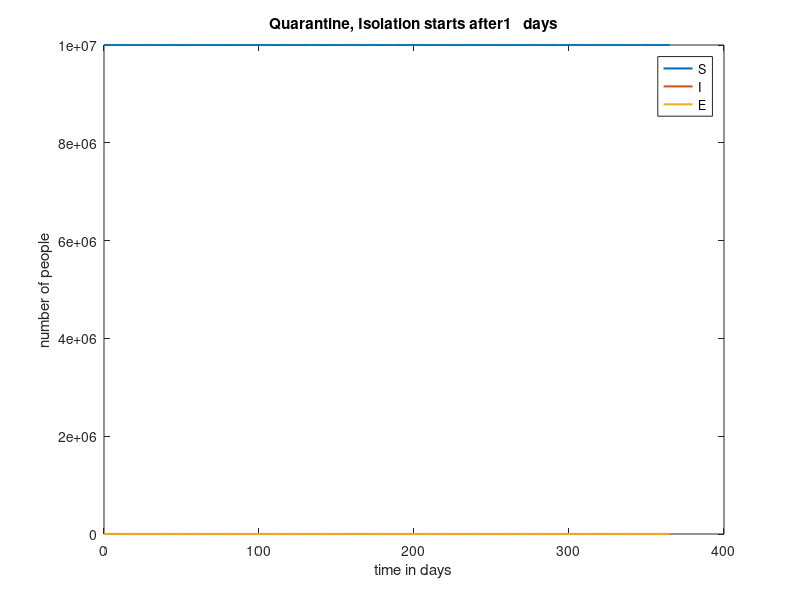
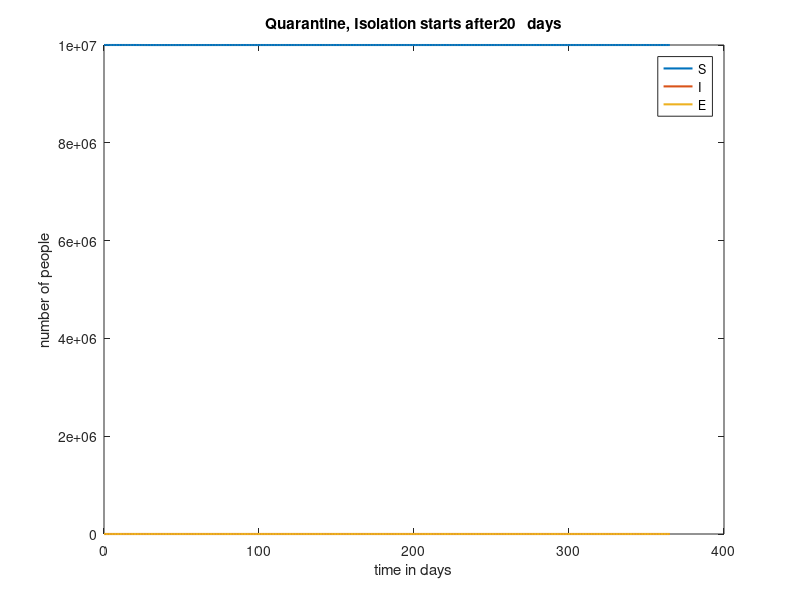
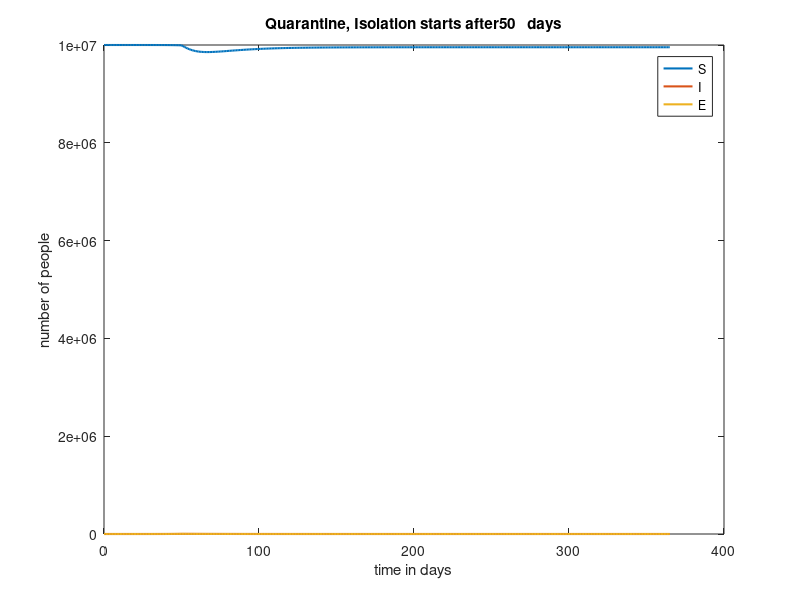
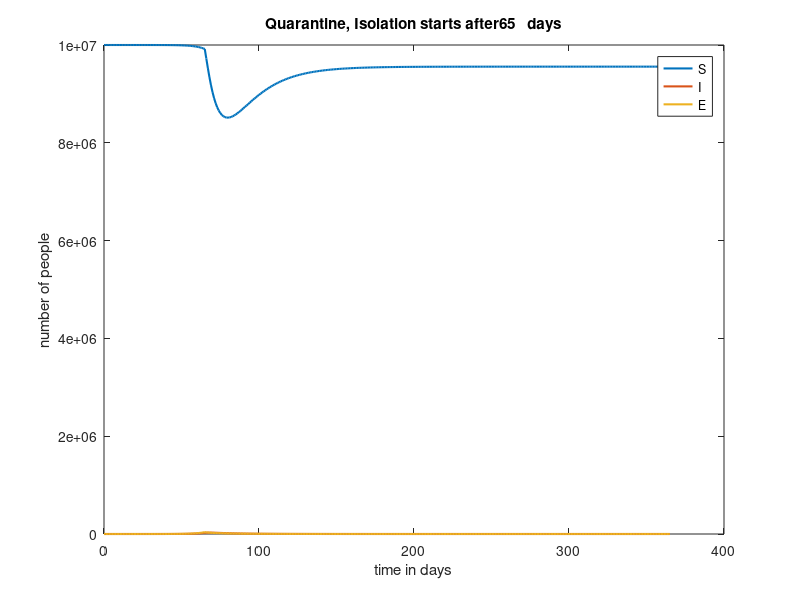

MATLAB code for these plots, in order:
close all;
clear all;
qs=[0;0.01;0.05;0.1;0.2;1];
days=[1;20;50;65;80;150;200];
k = 10;
b = 0.06;
p=0.2;
v=0.04;


u=0.1;
m=0.0975;
N=10000000;


total = 365;
dt = 1;
iter = total / dt + 1;

t = zeros(iter, 1);
S = zeros(iter, 1);
Sq = zeros(iter, 1);
I = zeros(iter, 1);
Iq = zeros(iter, 1);
E = zeros(iter, 1);
Eq = zeros(iter, 1);
Id = zeros(iter, 1);
R = zeros(iter, 1);
D = zeros(iter, 1);


S(1) = N-1;
I(1) = 1; set(gca,'fontsize',13)
hold on
w=0;
q=0;

    arr=zeros(365,1);
for vap=1:size(days,1)
    set(gca,'fontsize',13)
        a=figure;
q=0;
w=0;    
t = zeros(iter, 1);
S = zeros(iter, 1);
Sq = zeros(iter, 1);
I = zeros(iter, 1);
Iq = zeros(iter, 1);
E = zeros(iter, 1);
Eq = zeros(iter, 1);
Id = zeros(iter, 1);
R = zeros(iter, 1);
D = zeros(iter, 1);
S(1) = N-1;
I(1) = 1;
    for i = 2 : iter
       if( t(i-1)>=days(vap))
           q=0.8;
           w=0.0625;
           %  vap
       end
        S(i)= S(i-1) + dt*(     (((-1)*k*b*I(i-1)*S(i-1))/N)  +   (((-1)*q*k*(1-b)*I(i-1)*S(i-1))/(N)) +  u*Sq(i-1) );
        Sq(i)= Sq(i-1) + dt*(     ((q*k*(1-b)*I(i-1)*S(i-1))/(N))  +  (-1)*u*Sq(i-1) );
        I(i)= I(i-1) + dt*( p*E(i-1)  - w*(I(i-1)) - m*I(i-1)  - v*I(i-1) );
        Iq(i)= Iq(i-1) + dt*( p*Eq(i-1)  - w*(Iq(i-1)) - m*Iq(i-1)  - v*Iq(i-1) );
        Id(i)= Id(i-1) + dt*(w*(I(i-1) + Iq(i-1))  -  m*(Id(i-1)) -v*(Id(i-1))  );
        D(i) = D(i-1)  +dt*(m*(Iq(i-1) + I(i-1) +Id(i-1)));
        R(i)=R(i-1)+dt*(v*( I(i-1)+Iq(i-1)+Id(i-1)));
        E(i)= E(i-1) + dt*(     (1-q)*((k*b*I(i-1)*S(i-1))/(N))   -p*E(i-1) );
        Eq(i)= Eq(i-1) + dt*(     (q)*((k*b*I(i-1)*S(i-1))/(N))   -p*Eq(i-1) );
        t(i) = t(i - 1) + dt;
        
    end;
 plot(t, S,'linewidth',1.5);
    hold on;
    plot(t, I,'linewidth',1.5);
    hold on;
    plot(t, E,'linewidth',1.5);
    legend('S','I','E')
    mytitle=strcat('Quarantine, Isolation starts after  ',num2str(days(vap)),'   days');
    xlabel('time in days');
    ylabel('number of people');
    title(mytitle);
    saveas(a,strcat(int2str(days(vap)),'.jpeg'))

   
end
